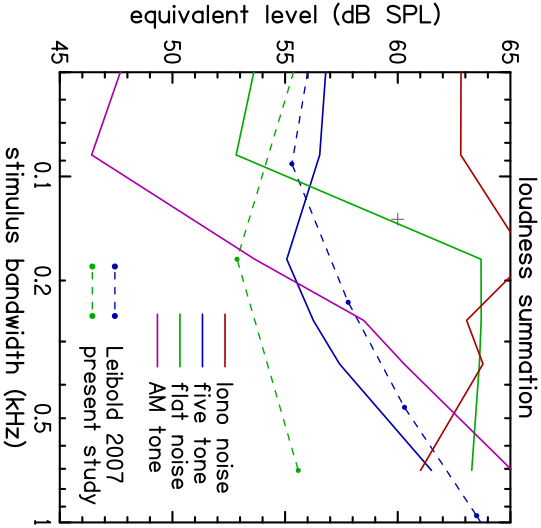

Reproduce this figure in gnuplot.
; ldnsum.plt - loudness summation (oct): comparison with repetiions
;
head=0 : ticsiz=0.7 : ticdir=in : yhor=y
axlwt=0.7 : annlwt=1.1 : lablwt=1.1 : pltlwt=0.9 : labsiz=1.1 : sizfac=6
pltyp=line : clip=y : lintyp=0
xdata=$1 : zdata=0
;
newframe
xllc=1.5 : yllc=2.0
xlen=4.5 : ylen=4.5
;
newframe
xmin=0.05 : xmax=1 : xcyc=1   : xper=100 : xfmt=f.2
ymin=45 : ymax=65  : yint=4.5 : yper=100
xann=0.1 0.2 0.5 1
xlabel=stimulus bandwidth (kHz)
ylabel=equivalent level (dB SPL)
tlabel=loudness summation
xdata=$1/1000 : zdata=0
;
; critical-band reference point
pltyp=symb : symb=7 : symsiz=1 : pltlwt=0.5
pltcol=8 : ydata=$2
133 60
plot
;
; five-tone loudness-summation data - Leibold et al. 2007
lintyp=4 : pltlwt=0.7 : pltype=both : symbol=11 : symsiz=0.3
pltcol=1 : xdata=$1/1000
  46 56.1
  92 55.3
 231 57.8
 465 60.3
 956 63.5
2119 66.8
plot
; flat-noise loudness-summation data - CLS 20241126
pltcol=2 : xdata=$1
          0.005             60             60
         0.1735         52.869         55.604
        0.70711         55.583         58.152
plot
;
xdata=$1
pltype=lines : lintyp=0 : pltlwt=0.9
;----------------
pltcol=1 : select= : ydata=$5 : zdata=$12
include qolr_tone/ldnsumbw.txt
plot
;----------------
pltcol=2 : select= : ydata=$5 : zdata=$12
include qolr_flat/ldnsumbw.txt
plot
;----------------
pltcol=4 : select= : ydata=$5 : zdata=$12
include qolr_lono/ldnsumbw.txt
plot
;----------------
pltcol=12 : select= : ydata=$5 : zdata=$12
include qolr_amod/ldnsumbw.txt
plot
;---------------- key ---------------------
msgdat=n : mhal=0 : mval=0 : msgsiz=1 : msglwt=1.1 : msgang=0 : mhkey=2.5
pltcol=0 : mvkey=0.3 : pltcol=1 : pltlwt=0.7 : mvsp=1.5
1.9 0.7 "
|11,pltcol=1||_4||11|  Leibold 2007
|11,pltcol=2||_4||11|  present study
"
mhkey=3.5 : pltlwt=0.9
2.4 1.8 "
|_0,pltcol=1| five tone
|_0,pltcol=2| flat noise
|_0,pltcol=4| lono noise
|_0,pltcol=12| SAM tone
"
